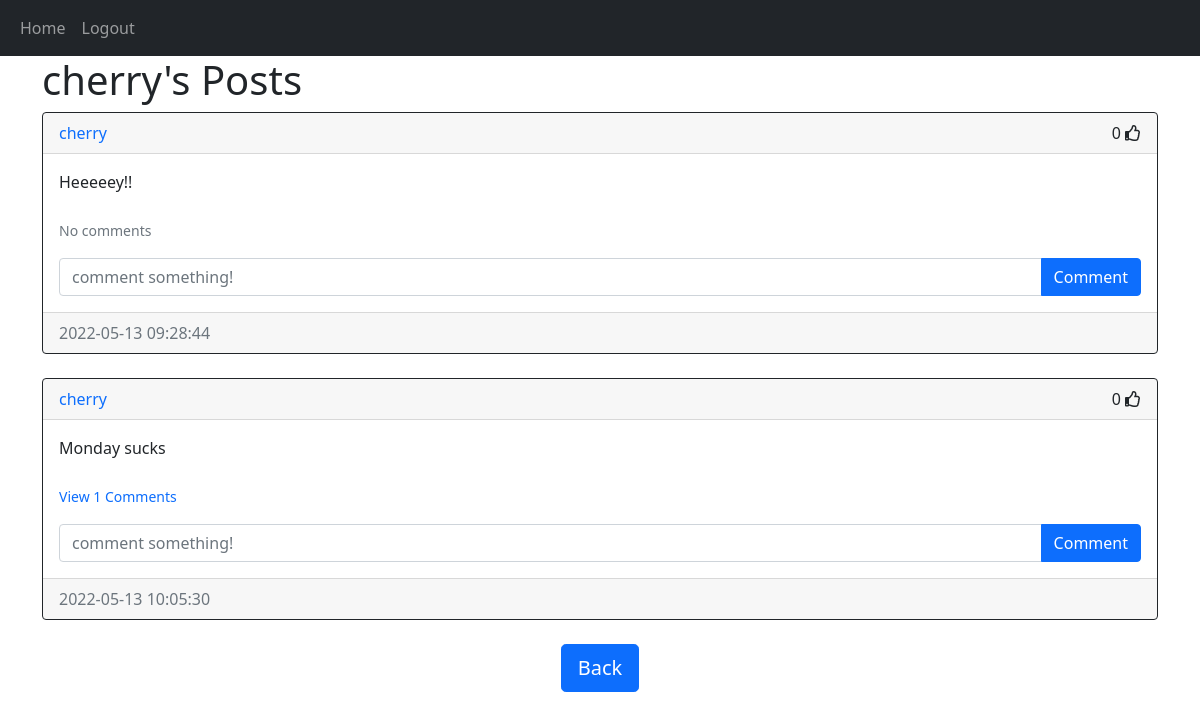
Page /posts/cherry (signed in) on the committed database.
### website/models/user.py (models this page shows)
class User(db.Model, UserMixin):
    id = db.Column(db.Integer, primary_key = True)
    email = db.Column(db.String(150), unique = True)
    username = db.Column(db.String(150), unique = True)
    password = db.Column(db.String(150))
    date_created = db.Column(db.DateTime (timezone = True), default = func.now())
    posts = db.relationship('Post', backref = 'user', passive_deletes = True)
    comments = db.relationship('Comment', backref = 'user', passive_deletes = True)
    likes = db.relationship('Like', backref = 'user', passive_deletes = True)

### website/models/posts.py (models this page shows)
class Post(db.Model):
    id = db.Column(db.Integer, primary_key = True)
    text = db.Column(db.Text, nullable = False)
    date_created = db.Column(db.DateTime (timezone = True), default = func.now())
    author = db.Column(db.Integer, db.ForeignKey('user.id', ondelete = 'CASCADE'), nullable= False)
    comments = db.relationship('Comment', backref = 'post', passive_deletes = True)

### website/views.py (the view)
@views.route('/posts/<username>')
@login_required
def posts(username):
    user = User.query.filter_by(username = username).first()
    if not user:
        flash('No user with that username exists', category='error')
        return redirect(url_for('views.home'))
    posts = user.posts
    return render_template('posts.html', user = current_user, posts = posts, username = username)

### website/__init__.py (called while the page is built)
def create_app():
    app = Flask(__name__)
    app.config['SECRET_KEY'] = '3456789032072dsjhe$@!@*hnui12'
    app.config['SQLALCHEMY_DATABASE_URI'] = f'sqlite:///{DB_NAME}'
    app.config['SQLALCHEMY_TRACK_MODIFICATIONS'] = False
    db.init_app(app)
    app.register_blueprint(views, url_prefix = '/')
    app.register_blueprint(auth, url_prefix = '/')
    create_database(app)
    login_manager = LoginManager()
    login_manager.login_view = 'auth.login'
    login_manager.init_app(app)
    @login_manager.user_loader
    def load_user(id):
       return User.query.get(int(id))
    return app

### website/templates/posts.html (shortened to what this page needs)
{% extends 'posts_div.html' %}
{% block header %}
{{username}}'s Posts
{% endblock %}
{% block footer %}
<div align = 'center'>
    <a href="/home">
        <button class="btn btn-primary btn-lg">
        Back
        </button>
    </a>
</div>
{% endblock %}

### website/templates/posts_div.html (shortened to what this page needs)
{% extends 'base.html' %}
{% block content %}
<h1 align="'center">{% block header %}Posts{% endblock %}</h1>
<div id="posts">
    {% for post in posts %}
    <div class="card border-dark">
        <div class="card-header d-flex justify-content-between align-items-center">
            <a href="/posts/{{post.user.username}}" style="text-decoration: none;">{{post.user.username}}</a>
            <div>
                <span id="likes-count-{{post.id}}">
                {{post.likes|length}}
                </span>
                {% if user.id in post.likes|map(attribute = 'author')|list %}
                <i class="fas fa-thumbs-up" id="like-button-{{post.id}}" onclick="like({{post.id}})"></i>
                {% else %}
                <i class="far fa-thumbs-up" id="like-button-{{post.id}}" onclick="like({{post.id}})"></i>
                {% endif %}
            </div>
        </div>
        <div class="card-body">
            <div class="card-text">{{post.text}}</div>
            <br/>
            <p class="card-text">
                {% if post.comments|length > 0 %}
                <a href="#comments-{{post.id}}" data-bs-toggle="collapse" role="button" style="text-decoration: none;">
                <small>View {{post.comments|length}} Comments</small>
                </a>
                {% else %}
                <small class="text-muted">No comments</small>
                {% endif %}
            </p>
            <form action="/create_comment/{{post.id}}" method = 'POST' class="input-group mb3">
                <input type="text" name="text" id="text" class="form-control" placeholder="comment something!" />
                <button type="submit" class="btn btn-primary">Comment</button>
            </form>
        </div>
        <div class="card-footer text-muted">{{post.date_created}}</div>
    </div>
    <br/>
    {% endfor %}
    </div>
    {% block footer %}{% endblock %}
{% endblock %}

### rows in the picture
User: username "cherry"
Post: user.username "cherry", likes|length "0", text "Heeeeey!!", shows "No comments", date_created "2022-05-13 09:28:44"
Post: user.username "cherry", likes|length "0", text "Monday sucks", comments|length "1", date_created "2022-05-13 10:05:30"
